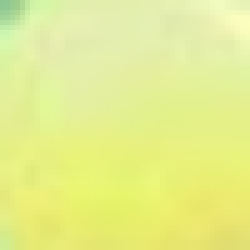
#> input picture data/buoy1/train/buoy156.png, 50 x 50 px, found by its file name (shown 5 times larger)
$ jupyter execute Underwatr_Color_Segmentation.ipynb   (shell and % lines are left out)
#> lines starting #> are read from the running program, lines starting #| are printed output that depends on the picture; long printed decimals are rounded
[cell 1]
import cv2
import numpy as np
import matplotlib.pyplot as plt
import scipy

[cell 2]
path_to_image_buoy1 = '/home/arpitdec5/Desktop/color_segmentation_using_gmm_and_em/data/buoy1/train/buoy156.png'
path_to_image_buoy2 = '/home/arpitdec5/Desktop/color_segmentation_using_gmm_and_em/data/buoy2/train/buoy108.png'
path_to_image_buoy3 = '/home/arpitdec5/Desktop/color_segmentation_using_gmm_and_em/data/buoy3/train/buoy28.png'
img1 = cv2.imread(path_to_image_buoy1)
#> img1 is the input picture: shape (50, 50, 3); mean B, G, R 141, 239.1, 229.1
img2 = cv2.imread(path_to_image_buoy2)
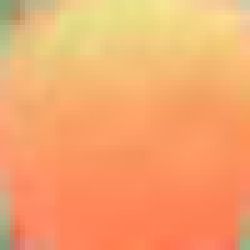
#> input picture data/buoy2/train/buoy108.png, 50 x 50 px, found by its file name (shown 5 times larger)
#> img2 is the input picture: shape (50, 50, 3); mean B, G, R 108.6, 165.7, 245
img3 = cv2.imread(path_to_image_buoy3)
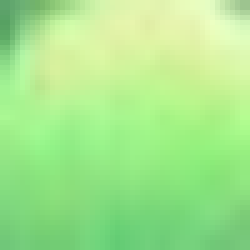
#> input picture data/buoy3/train/buoy28.png, 50 x 50 px, found by its file name (shown 5 times larger)
#> img3 is the input picture: shape (50, 50, 3); mean B, G, R 140, 232, 164.5
cv2.imshow('img1',img1)

cv2.waitKey(0)
cv2.destroyAllWindows()
cv2.waitKey(1)

[cell 3]
# Compute the average colour histogram for each of the RGB Colour channels
from scipy.stats import norm

def fit_gaussian(image):

    color = ('b' , 'g' , 'r') # The number of color channels

    for i, col in enumerate(color):

        # Calculate the histogram for the Red Green and Blue color channel
        # If input is grayscale the channels = [0] but for color image the channels can be [0], [1], [2]
        histr = cv2.calcHist([image],[i],None,[256],[0,256])

        (mu , sigma) = norm.fit(histr) # Maximum likelihood estimate
        bins = np.linspace(0,255,256)
        print("mu:" + str(mu) + "sigma:" + str(sigma))
        plt.subplot(1,2,1)
        plt.plot(bins, norm.pdf(bins,mu,(sigma)),color=col); plt.xlim([0,256])
        plt.subplot(1,2,2)
        plt.plot(histr,color = col); plt.xlim([0,256])
#> this loop made 3 passes
#> sigma on passes 1 to 3: 19.87, 26.3, 10.71
#| mu:9.765625sigma:19.870
#| mu:9.765625sigma:26.298
#| mu:9.765625sigma:10.712
    plt.show()
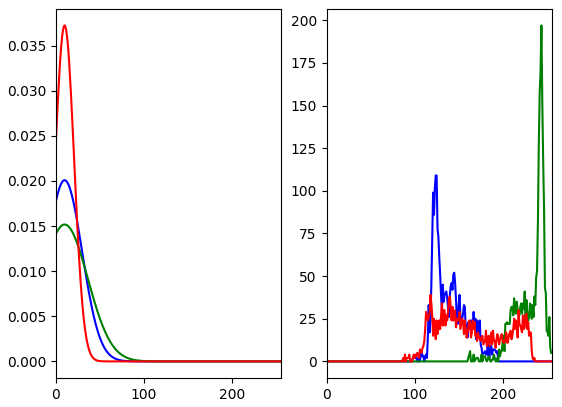
#> figure drawn by matplotlib, 2 panels; panel 1: curve peaks at x = 10, y = 0.0201; panel 1: curve peaks at x = 10, y = 0.0152; panel 1: curve peaks at x = 10, y = 0.0372; panel 2: curve peaks at x = 124, y = 109

fit_gaussian(img3)

[cell 4]
# initialise step of em algorithm
def initialise_step(n, d, k):
    """
    Inputs:
    n - the number of data-points
    d - dimension of gaussian
    k - number of gaussians

    Outputs:
    weights_gaussian - weight of gaussians of size (k)
    mean_gaussian - mean of gaussians of size (k x d)
    covariance_matrix_gaussian - covariance of gaussians of size (k x d x d)
    probability_values - probability of the datapoint being in a gaussian of size (n x k)
    """
#> called with n = 2, d = 2, k = 2

    weights_gaussian = np.zeros(k)
    mean_gaussian = np.zeros((k, d))
    covariance_matrix_gaussian = np.zeros((k, d, d))
    probability_values = np.zeros((n, k))

    # randomly assign probability values
    for index in range(0, n):
        probability_values[index][np.random.randint(0, k)] = 1

    # return the arrays
    return (weights_gaussian, mean_gaussian, covariance_matrix_gaussian, probability_values)


# gaussian estimation for expectation step
# [98 lines left out: functions gaussian_estimation, expectation_step, update_weights, update_mean, not called in this run]

# update covariance, maximization step
def update_covariance(data, probabilities, mean_gaussian, k):
    return data

# m-step of the algorithm
# reference: https://towardsdatascience.com/an-intuitive-guide-to-expected-maximation-em-algorithm-e1eb93648ce9
# [22 lines left out: functions maximization_step, run_expectation_maximization_algorithm, not called in this run]
